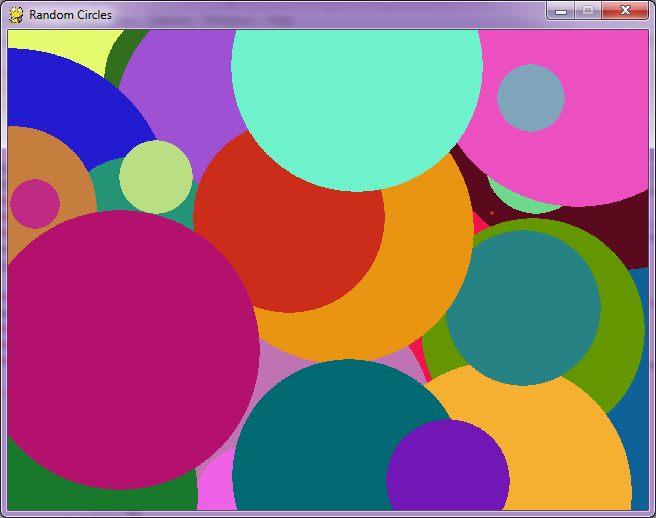
#> input picture pythonPerl/assignments/assignment 8/lecture_13_code/random_circles_screenshot.png, 656 x 518 px, found by its file name
$ python rgb_gray_binarize.py   (Python 2 division)
#> lines starting #> are read from the running program, lines starting #| are printed output that depends on the picture; after the words box and inside, x2 and y2 are one past the last pixel; in counts of white or black regions, pixels touching at a corner belong together
#!/usr/bin/python

'''
================================================================================
1. Python Generator Factories, Generator Objects, and Generator Comprehension
2. Converting RGB Images to Gray-Level Images through Relative Luminance
3. Basic image processing with Python Image Library (PIL)


================================================================================
'''
import Image
import os

## relative luminance conversion formula from
## http://en.wikipedia.org/wiki/Luminance_(relative)
def luminosity(rgb, rcoeff=0.2126, gcoeff=0.7152, bcoeff=0.0722):
    return rcoeff*rgb[0]+gcoeff*rgb[1]+bcoeff*rgb[2]

## take a PIL rgb image and produce a factory that yields
## ((x, y), (r, g, b)), where (x, y) are the coordinates
## of a pixel and its RGB values.
def gen_pix_factory(im):
    num_cols, num_rows = im.size
    c, r = 0, 0
    while r != num_rows:
        c = c % num_cols
        yield ((c, r), im.getpixel((c, r)))
        if c == num_cols - 1: r += 1
        c += 1

## take a PIL RGB image and a luminosity conversion formula,
## and return a new gray level PIL image in which
## each pixel is obtained by applying the luminosity formula
## to the corresponding pixel in the RGB image.
def rgb_to_gray(rgb_img, conversion=luminosity):
    gray_img = Image.new('L', rgb_img.size)
    gen_pix = gen_pix_factory(rgb_img)
    lum_pix = ((gp[0], conversion(gp[1])) for gp in gen_pix)
    for lp in lum_pix:
        gray_img.putpixel(lp[0], int(lp[1]))
    return gray_img

## take a gray level image an a gray level threshold
## and replace a pixel's gray level with 0 (black) if
## its gray level value is <= than the threshold and
## with 255 (white) if it is > than the threshold.
def binarize_gray(gray_img, thresh=100):
    gen_pix = gen_pix_factory(gray_img)
    for pix in gen_pix:
        if pix[1] <= thresh:
            gray_img.putpixel(pix[0], 0)
        else:
            gray_img.putpixel(pix[0], 255)
    return gray_img

def binarize_rgb(rgb_img, thresh=70):
    return binarize_gray(rgb_to_gray(rgb_img))

def img_test(img_dir, img_name):
#> called with img_dir = 'E:\\PythonPerl_Sp15\\Lectures\\lecture_13', img_name = 'random_circles_screenshot.png'
    img_path = os.path.join(img_dir, img_name)
    file_ext = os.path.splitext(img_path)[-1].lower()
    img_gray_path = os.path.splitext(img_path)[-2] + '_gray' + file_ext
    img_bin_path = os.path.splitext(img_path)[-2] + '_bin' + file_ext
    img_bin_path_2 = os.path.splitext(img_path)[-2] + '_bin2' + file_ext
    print img_gray_path, "\n"
    im = Image.open(img_path)
#> im is the input picture: PIL image 656x518 RGB; mean R, G, B 146.5, 107, 123.6
    ## 1. convert rgb to gray level
    gray_im = rgb_to_gray(im)
#> in rgb_to_gray, `gray_img = Image.new('L', rgb_img.size)`: gray_img: PIL image 656x518 L; every value is 0
#> the loop in rgb_to_gray, `for lp in lum_pix:` made 339808 passes
#> lp on passes 1 to 3: ((0, 0), 154.8), ((1, 0), 141.5), ((2, 0), 127.1)
#> after the loop in rgb_to_gray, `for lp in lum_pix:`:
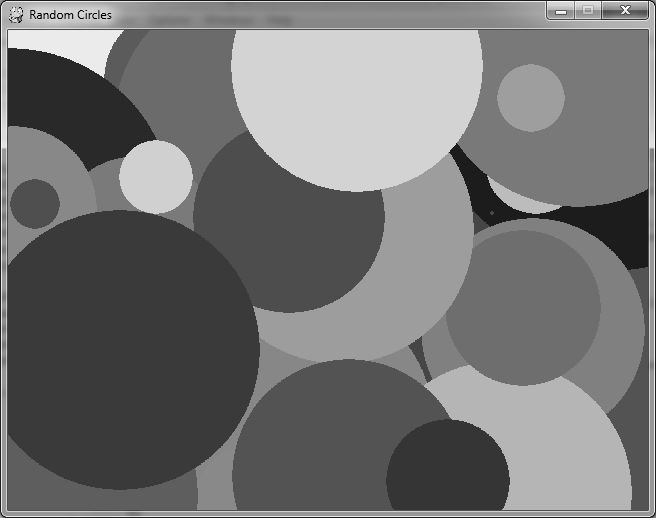
#> gray_img: PIL image 656x518 L; min 0, max 254, mean 116.2
    gray_im.save(img_gray_path)
    ## 2. binarize and save
    bin_im = binarize_gray(gray_im)
#> the loop in binarize_gray, `for pix in gen_pix:` made 339808 passes
#> pix on passes 1 to 3: ((0, 0), 154), ((1, 0), 141), ((2, 0), 127)
#> after the loop in binarize_gray, `for pix in gen_pix:`:
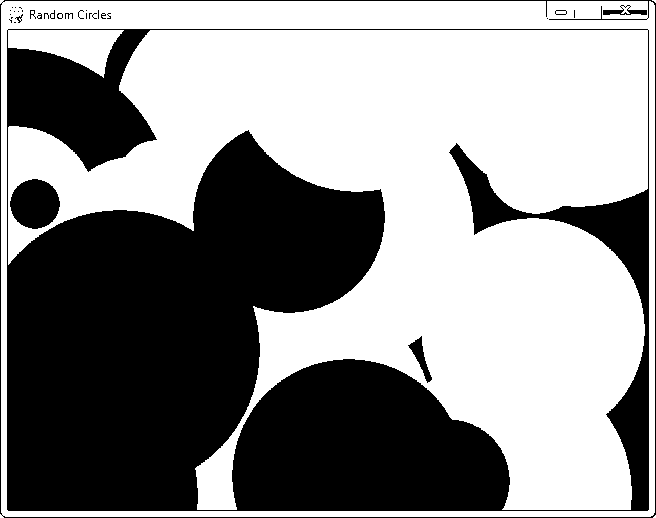
#> gray_img: PIL image 656x518 L; 56.2% white; 34 black regions (25 under 20 px), largest, box (x1, y1, x2, y2) and area: (7, 29, 649, 511) 143668, (0, 0, 656, 518) 2488, (10, 179, 60, 229) 1912
    bin_im.save(img_bin_path)
    bin_im2 = binarize_rgb(im)
#> the loop in rgb_to_gray (call 2), `for lp in lum_pix:` made 339808 passes
#> the loop in binarize_gray (call 2), `for pix in gen_pix:` made 339808 passes
    bin_im2.save(img_bin_path_2)
    del im
    del gray_im
    del bin_im
    del bin_im2

img_test(r'E:\PythonPerl_Sp15\Lectures\lecture_13','random_circles_screenshot.png')
